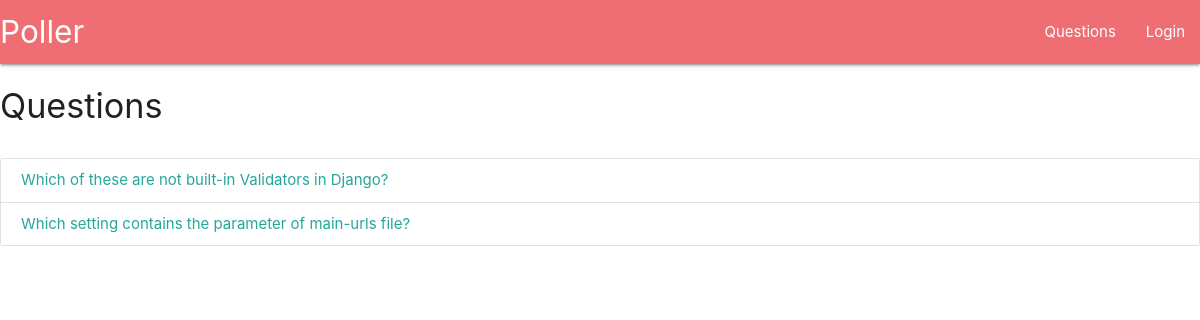
Screenshot of /polls/ with the database file from the repository.
### polls/models.py (models this page shows, shortened)
class Question(models.Model):
    slug =models.SlugField()
    content = models.CharField(max_length=1024)

### polls/views.py (the view)
# urls.py: path('', views.Index.as_view(), name='index'),
class Index(ListView):
    model = models.Question
    template_name = 'polls/index.html'

### template/polls/index.html
{% extends 'base.html' %}
{% block content %}
 {% include 'auth/components/navbar.html' %}
 <div class="coontainer">
    <div class="row">
        <h4>Questions</h4>
    </div>
    <div class="row">
        <div class="col-s6">
            <div class="collection">
                {% for question in question_list %}
                    <a href="{% url 'question' question.slug %}" class="collection-item">
                        {{ question.content }}
                    </a>
                {% endfor %}
              </div>
        </div>
    </div>
 </div>
{% endblock %}

### rows the page displays
Question: content "Which of these are not built-in Validators in Django?"
Question: content "Which setting contains the parameter of main-urls file?"
